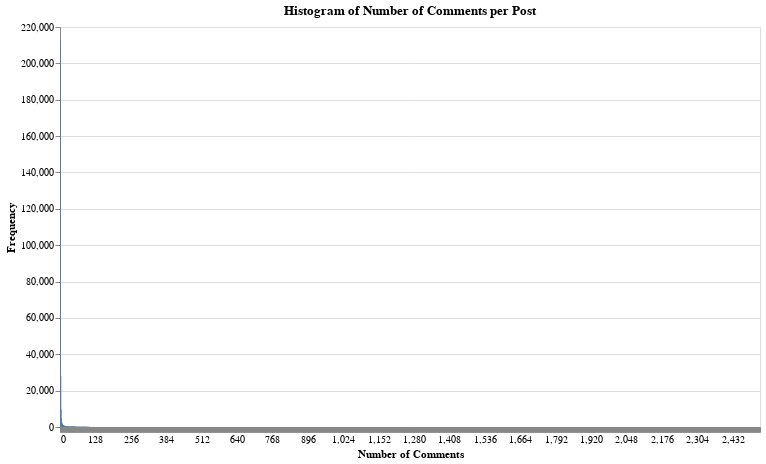

Notebook code cell kept with this figure:
### Markdown cell above
The table above shows that posts with 0 comments are most frequent.

Let us plot the table on a histogram.

### Code cell
def hist_comments(df, title):

    """Function to make a histogram of the number of comments per post
    specifically for the Hacker News dataset."""
    
    chart = alt.Chart(df).mark_bar().encode(
        x = alt.X(
            "num_comments:Q",
            title = "Number of Comments",
            bin = alt.Bin(step = 1)
        ),
        y = alt.Y(
            "frequency:Q",
            title = "Frequency",
        ),
    ).properties(
        title = title,
        width = 700,
        height = 400,
    )
    
    return chart
    
hist_comments(freq_df1, "Histogram of Number of Comments per Post")

### Figure 1 — Vega-Lite specification as saved in the notebook (floating-point values rounded to 4 significant figures; data arrays with more than 128 entries replaced by an {"elided": "..."} marker saying what was removed)
{"config": {"view": {"continuousWidth": 400, "continuousHeight": 300}}, "data": {"name": "data-c083977d41a1c92dde9c4aa5d576272e"}, "mark": "bar", "encoding": {"x": {"type": "quantitative", "bin": {"step": 1}, "field": "num_comments", "title": "Number of Comments"}, "y": {"type": "quantitative", "field": "frequency", "title": "Frequency"}}, "height": 400, "title": "Histogram of Number of Comments per Post", "width": 700, "$schema": "https://vega.github.io/schema/vega-lite/v4.8.1.json", "datasets": {"data-c083977d41a1c92dde9c4aa5d576272e": {"elided": "548 records"}}}
